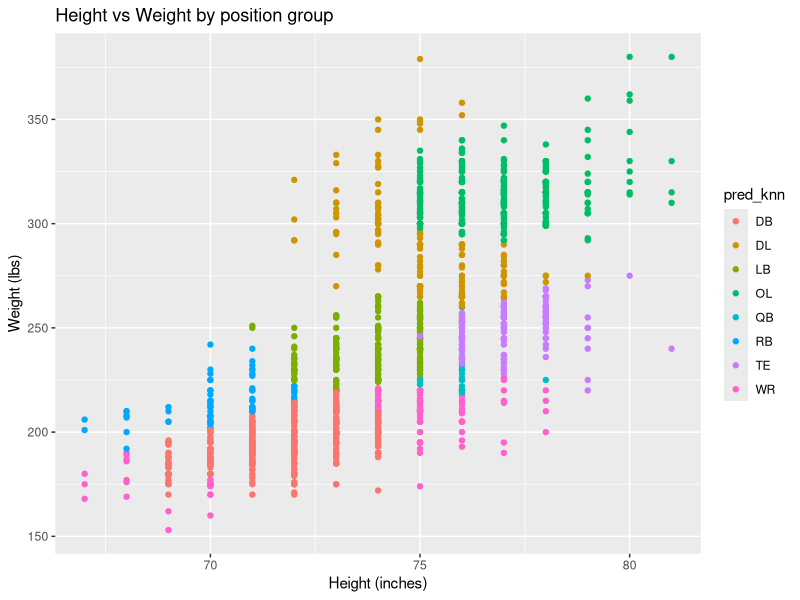

Write R code to recreate this figure.
library(caret)
library (ggplot2)

nfl_players_clean <- read.csv("dataset/nfl_players_clean.csv")

nfl_players_clean$position_group <- factor(nfl_players_clean$position_group)

data <- nfl_players_clean[c("weight", "height", "position_group")]

train_index <- createDataPartition(data$position_group, times=1, p=0.8, list=F)

train_data <- data[train_index,]
test_data <- data[-train_index,]

preProcValues <- preProcess(train_data, method=c("center", "scale"))
train_data <- predict(preProcValues, train_data)
test_data <- predict(preProcValues, test_data)

knn_model <- train(position_group~., data=train_data, method="knn",
                    trControl=trainControl(method="cv"),
                    tuneGrid=data.frame(k=c(20,40,50,100, 200, 250)))


best_knn <- knn3(position_group ~., data=train_data, k=knn_model$bestTune$k)

train_preds <- predict(best_knn, train_data, type="class")
cm1 <- confusionMatrix(train_preds, train_data$position_group)
print(cm1)

preds <- predict(best_knn, test_data, type="class")
cm <- confusionMatrix(preds, test_data$position_group)
print(cm)

test_data_clean <- data[-train_index,]
test_data_clean$pred_knn <- preds
plt <- ggplot(data=test_data_clean) + geom_point(mapping = aes(x=height, y=weight, col=pred_knn)) + 
  labs(title = "Height vs Weight by position group") + labs(x="Height (inches)", y="Weight (lbs)")
print(plt)